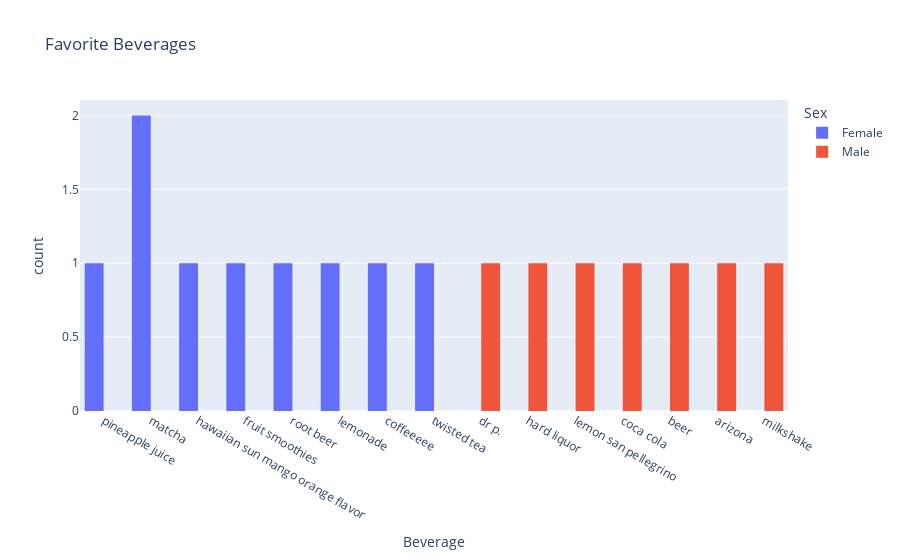

Write notebook code for a chart like this one.
### Markdown cell above
### Beverages
The overall favorite beverage is **matcha.**

### Code cell
fig = px.histogram(survey, x = 'Beverage', title = 'Favorite Beverages', 
                   barmode = 'group', color = 'Sex')
fig.show()

### Figure 1 — Plotly figure (JSON) as saved in the notebook; plotly's stock layout.template omitted (floating-point values rounded to 4 significant figures)
{"data": [{"alignmentgroup": "True", "bingroup": "x", "hovertemplate": "Sex=Female<br>Beverage=%{x}<br>count=%{y}<extra></extra>", "legendgroup": "Female", "marker": {"color": "#636efa", "pattern": {"shape": ""}}, "name": "Female", "offsetgroup": "Female", "orientation": "v", "showlegend": true, "type": "histogram", "x": ["pineapple juice ", "matcha", "hawaiian sun mango orange flavor", "matcha", "fruit smoothies", "root beer", "lemonade ", "coffeeeee", "twisted tea"], "xaxis": "x", "yaxis": "y"}, {"alignmentgroup": "True", "bingroup": "x", "hovertemplate": "Sex=Male<br>Beverage=%{x}<br>count=%{y}<extra></extra>", "legendgroup": "Male", "marker": {"color": "#EF553B", "pattern": {"shape": ""}}, "name": "Male", "offsetgroup": "Male", "orientation": "v", "showlegend": true, "type": "histogram", "x": ["dr p.", "hard liquor", "lemon san pellegrino", "coca cola", "beer", "arizona ", "milkshake "], "xaxis": "x", "yaxis": "y"}], "layout": {"barmode": "group", "legend": {"title": {"text": "Sex"}, "tracegroupgap": 0}, "title": {"text": "Favorite Beverages"}, "xaxis": {"anchor": "y", "domain": [0, 1], "title": {"text": "Beverage"}}, "yaxis": {"anchor": "x", "domain": [0, 1], "title": {"text": "count"}}}}
